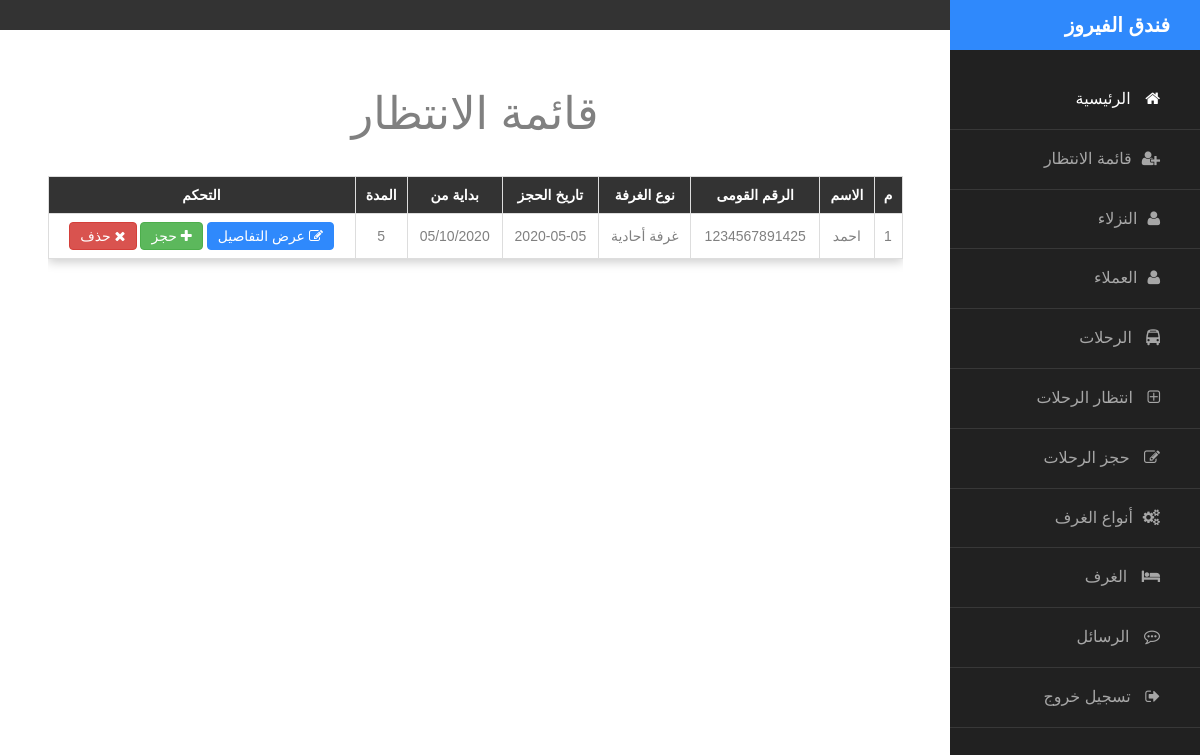
Page /admin/waiting.php (signed in) on the committed database.
### tables this page shows
CREATE TABLE `room_reservation` (
  `reserve_id` int(11) NOT NULL,
  `customer_id` bigint(20) NOT NULL,
  `room_cat` int(11) NOT NULL,
  `room_id` int(11) NOT NULL DEFAULT '0',
  `reservation_date` date NOT NULL,
  `check_in_date` varchar(20) NOT NULL,
  `duration` tinyint(1) NOT NULL
);

CREATE TABLE `customers` (
  `national_number` bigint(20) NOT NULL,
  `name` varchar(100) NOT NULL,
  `email` varchar(100) NOT NULL,
  `phone` varchar(11) NOT NULL,
  `marital_statues` varchar(7) NOT NULL,
  `gender` varchar(5) NOT NULL
);

CREATE TABLE `room_categories` (
  `cat_id` int(11) NOT NULL,
  `cat_name` varchar(50) NOT NULL,
  `image` varchar(255) NOT NULL,
  `description` text NOT NULL
);

### admin/waiting.php (the view, shortened to what this page needs)
<?php
	include 'init.php';
	$sql="SELECT * FROM `room_reservation` INNER JOIN customers ON room_reservation.customer_id=customers.national_number WHERE room_id=0";
	$result=mysqli_query($connect,$sql);
	$data= array();
	while ($row=mysqli_fetch_assoc($result)) {
		$data[]=$row;
	}
?>
<?php include 'includes/templates/sidebar.php'; ?>
<h1 class="text-center" style="margin-top:50px;color:gray;margin-bottom:28px;">قائمة الانتظار</h1>
			<div class="table-responsive" style="width: 90%;margin: auto;">
				<table class="main-table text-center table table-bordered">
					<tr>
						<th>م</th>
						<th>الاسم</th>
						<th>الرقم القومى</th>
						<th>نوع الغرفة</th>
						<th>تاريخ الحجز</th>
						<th>بداية من </th>
						<th>المدة </th>
						<th>التحكم</th>
					</tr>
<?php $count=1; foreach ($data as $value) {
$cat_id=$value['room_cat'];
$sql1="SELECT * FROM `room_categories` WHERE cat_id=$cat_id";
$result1=mysqli_query($connect,$sql1);
$row1=mysqli_fetch_assoc($result1);
?>
					<tr>
						<td><?php echo $count; ?></td>
						<td><?php echo $value['name']; ?></td>
						<td><?php echo $value['customer_id']; ?></td>
						<td><?php echo $row1['cat_name']; ?></td>
						<td><?php echo $value['reservation_date']; ?></td>
						<td><?php echo $value['check_in_date']; ?></td>
						<td><?php echo $value['duration']; ?></td>
 						<td>
 							<a href="details.php?id=<?php echo $value['customer_id']; ?>" class="btn btn-primary"><i class="fa fa-edit"></i>
								عرض التفاصيل
							</a>
							<a href="reserve.php?id=<?php echo $value['room_cat']; ?>&customer_id=<?php echo $value['customer_id']; ?>" class="btn btn-success"><i class="fa fa-plus"></i>
								حجز
							</a>
							<a href="delete_waiting.php?id=<?php echo $value['reserve_id']; ?>" class="btn btn-danger confirm"><i class="fa fa-close"></i>
								حذف</a>
						</td>
					</tr>
<?php $count++ ; } ?>
				</table>
			</div>
</div>

### admin/waiting.php (style rules this page uses)
body { direction: rtl; }

### rows in the picture
room_reservation: customer.name "احمد", customer "1234567891425", room_cat.cat_name "غرفة أحادية", reservation_date "2020-05-05", check_in_date "05/10/2020", duration "5"
